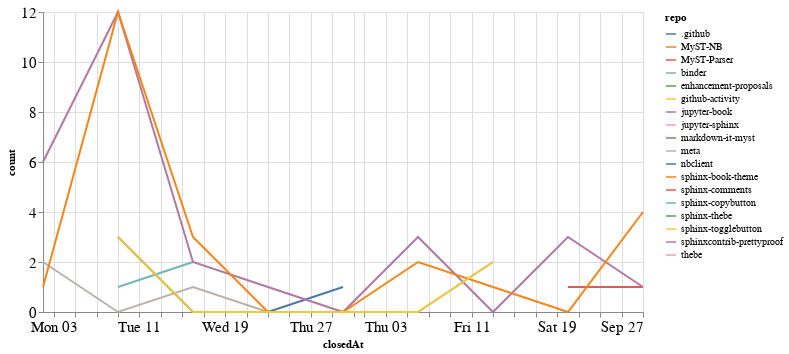

Notebook source saved alongside this figure:
### Code cell
closed_by_time = closed_by.groupby('repo').resample('W', on='closedAt').count()['author'].reset_index()
closed_by_time = closed_by_time.rename(columns={'author': 'count'})

alt.Chart(closed_by_time, width=600).mark_line().encode(
    x='closedAt',
    y='count',
    color='repo',
    tooltip="repo"
)

### Figure 1 — Vega-Lite specification as saved in the notebook (floating-point values rounded to 4 significant figures)
{"config": {"axisLeft": {"labelFontSize": 15}, "axisBottom": {"labelFontSize": 15}}, "data": {"name": "data-7a792c4122f522fee6933fef5b8bb8d2"}, "mark": "line", "encoding": {"color": {"type": "nominal", "field": "repo"}, "tooltip": {"type": "nominal", "field": "repo"}, "x": {"type": "temporal", "field": "closedAt"}, "y": {"type": "quantitative", "field": "count"}}, "width": 600, "$schema": "https://vega.github.io/schema/vega-lite/v4.8.1.json", "datasets": {"data-7a792c4122f522fee6933fef5b8bb8d2": [{"repo": ".github", "closedAt": "2020-08-09T00:00:00", "count": 3}, {"repo": ".github", "closedAt": "2020-08-16T00:00:00", "count": 0}, {"repo": ".github", "closedAt": "2020-08-23T00:00:00", "count": 0}, {"repo": ".github", "closedAt": "2020-08-30T00:00:00", "count": 1}, {"repo": "MyST-NB", "closedAt": "2020-09-06T00:00:00", "count": 1}, {"repo": "MyST-Parser", "closedAt": "2020-09-20T00:00:00", "count": 1}, {"repo": "MyST-Parser", "closedAt": "2020-09-27T00:00:00", "count": 1}, {"repo": "binder", "closedAt": "2020-08-09T00:00:00", "count": 1}, {"repo": "binder", "closedAt": "2020-08-16T00:00:00", "count": 2}, {"repo": "enhancement-proposals", "closedAt": "2020-08-30T00:00:00", "count": 1}, {"repo": "github-activity", "closedAt": "2020-08-09T00:00:00", "count": 2}, {"repo": "jupyter-book", "closedAt": "2020-08-02T00:00:00", "count": 6}, {"repo": "jupyter-book", "closedAt": "2020-08-09T00:00:00", "count": 12}, {"repo": "jupyter-book", "closedAt": "2020-08-16T00:00:00", "count": 2}, {"repo": "jupyter-book", "closedAt": "2020-08-23T00:00:00", "count": 1}, {"repo": "jupyter-book", "closedAt": "2020-08-30T00:00:00", "count": 0}, {"repo": "jupyter-book", "closedAt": "2020-09-06T00:00:00", "count": 3}, {"repo": "jupyter-book", "closedAt": "2020-09-13T00:00:00", "count": 0}, {"repo": "jupyter-book", "closedAt": "2020-09-20T00:00:00", "count": 3}, {"repo": "jupyter-book", "closedAt": "2020-09-27T00:00:00", "count": 1}, {"repo": "jupyter-sphinx", "closedAt": "2020-09-27T00:00:00", "count": 1}, {"repo": "markdown-it-myst", "closedAt": "2020-08-09T00:00:00", "count": 1}, {"repo": "meta", "closedAt": "2020-08-02T00:00:00", "count": 2}, {"repo": "meta", "closedAt": "2020-08-09T00:00:00", "count": 0}, {"repo": "meta", "closedAt": "2020-08-16T00:00:00", "count": 1}, {"repo": "meta", "closedAt": "2020-08-23T00:00:00", "count": 0}, {"repo": "meta", "closedAt": "2020-08-30T00:00:00", "count": 0}, {"repo": "meta", "closedAt": "2020-09-06T00:00:00", "count": 0}, {"repo": "meta", "closedAt": "2020-09-13T00:00:00", "count": 2}, {"repo": "nbclient", "closedAt": "2020-09-13T00:00:00", "count": 1}, {"repo": "sphinx-book-theme", "closedAt": "2020-08-02T00:00:00", "count": 1}, {"repo": "sphinx-book-theme", "closedAt": "2020-08-09T00:00:00", "count": 12}, {"repo": "sphinx-book-theme", "closedAt": "2020-08-16T00:00:00", "count": 3}, {"repo": "sphinx-book-theme", "closedAt": "2020-08-23T00:00:00", "count": 0}, {"repo": "sphinx-book-theme", "closedAt": "2020-08-30T00:00:00", "count": 0}, {"repo": "sphinx-book-theme", "closedAt": "2020-09-06T00:00:00", "count": 2}, {"repo": "sphinx-book-theme", "closedAt": "2020-09-13T00:00:00", "count": 1}, {"repo": "sphinx-book-theme", "closedAt": "2020-09-20T00:00:00", "count": 0}, {"repo": "sphinx-book-theme", "closedAt": "2020-09-27T00:00:00", "count": 4}, {"repo": "sphinx-comments", "closedAt": "2020-08-16T00:00:00", "count": 4}, {"repo": "sphinx-copybutton", "closedAt": "2020-09-27T00:00:00", "count": 1}, {"repo": "sphinx-thebe", "closedAt": "2020-08-16T00:00:00", "count": 1}, {"repo": "sphinx-togglebutton", "closedAt": "2020-08-09T00:00:00", "count": 3}, {"repo": "sphinx-togglebutton", "closedAt": "2020-08-16T00:00:00", "count": 0}, {"repo": "sphinx-togglebutton", "closedAt": "2020-08-23T00:00:00", "count": 0}, {"repo": "sphinx-togglebutton", "closedAt": "2020-08-30T00:00:00", "count": 0}, {"repo": "sphinx-togglebutton", "closedAt": "2020-09-06T00:00:00", "count": 0}, {"repo": "sphinx-togglebutton", "closedAt": "2020-09-13T00:00:00", "count": 2}, {"repo": "sphinxcontrib-prettyproof", "closedAt": "2020-09-27T00:00:00", "count": 1}, {"repo": "thebe", "closedAt": "2020-08-16T00:00:00", "count": 1}]}}
